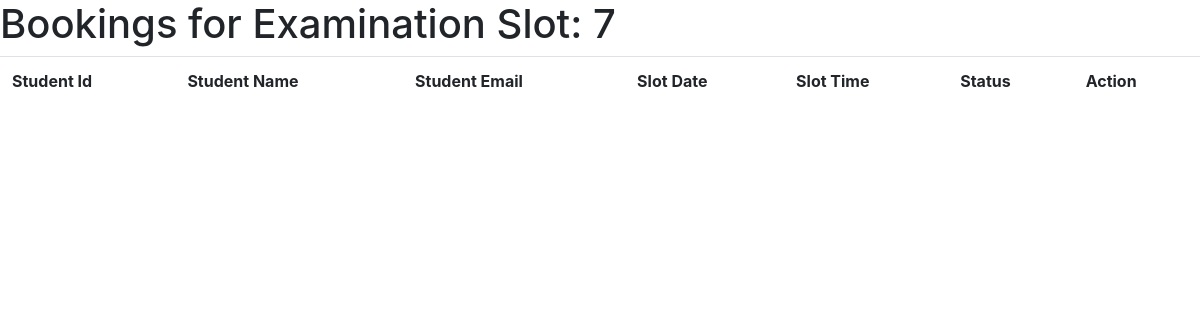
/view_bookings/7, run on an earlier commit of the app's database.
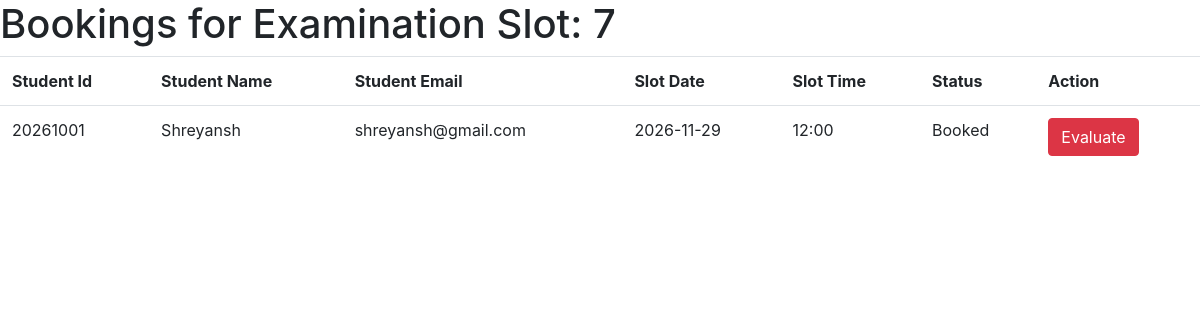
And on a later commit of the database.
### app.py (models this page shows)
class Booking(db.Model):
    id = db.Column(db.Integer,primary_key=True)
    student_id = db.Column(db.Integer,db.ForeignKey(Student.id))
    examination_slot_id=db.Column(db.Integer,db.ForeignKey(ExaminationSlot.id))
    status = db.Column(db.String)
    rubrics = db.Column(db.JSON,default=dict)
    examination_slot = db.relationship('ExaminationSlot', backref = 'booking',lazy = True)

class Student(db.Model):
    id = db.Column(db.Integer, primary_key=True)
    name = db.Column(db.String(60))
    username = db.Column(db.String(20))
    password = db.Column(db.String(50))
    email_id = db.Column(db.String(100))
    contact_no = db.Column(db.String(10))
    bookings = db.relationship('Booking', backref = 'student',lazy = True)

class ExaminationSlot(db.Model):
    id = db.Column(db.Integer, primary_key=True,autoincrement=True)
    date = db.Column(db.Date)
    start_time = db.Column(db.String)
    end_time = db.Column(db.String)
    maximum_slots = db.Column(db.String)
    available_slots= db.Column(db.String)
    status = db.Column(db.String)
    created_by = db.Column(db.String,nullable=False)
    examination_id = db.Column(db.String,db.ForeignKey('examination.id'))
    examiner_id = db.Column(db.Integer,db.ForeignKey('examiner.id'))
    bookings = db.relationship('Booking', backref = 'examinationslot',lazy = True)

### app.py (the view)
@app.route('/view_bookings/<int:id>')
def view_bookings(id):
    examination_slot = ExaminationSlot.query.filter_by(id=id).first()
    bookings = Booking.query.filter_by(examination_slot_id=id).all()
    return render_template('view_bookings.html',examination_slot=examination_slot,bookings=bookings)

### templates/view_bookings.html (shortened to what this page needs)
<!DOCTYPE html>
<html lang="en">
<head>
    <link rel="stylesheet" href="https://cdn.jsdelivr.net/npm/bootstrap@4.1.3/dist/css/bootstrap.min.css">
</head>
<body>
    <h1>Bookings for Examination Slot: {{examination_slot.id}}</h1>
    <table class="table">
        <tr>
            <th>Student Id</th>
            <th>Student Name</th>
            <th>Student Email</th>
            <th>Slot Date</th>
            <th>Slot Time</th>
            <th>Status</th>
            <th>Action</th>
        </tr>
        {% for booking in bookings %}
        <tr>
            <td>{{booking.student.id}}</td>
            <td>{{booking.student.name}}</td>
            <td>{{booking.student.email_id}}</td>
            <td>{{booking.examination_slot.date}}</td>
            <td>{{booking.examination_slot.start_time}}</td>
            <td>{{booking.status}}</td>
            <td>
                <a href="/evaluate_exam/{{booking.id}}" class="btn btn-danger" >Evaluate</a>
            </td>
        </tr>
        {% endfor %}
</body>
</html>

What changed in the data, as far as the page shows it:
added Booking: student.id "20261001", student.name "Shreyansh", student.email_id "shreyansh@gmail.com", examination_slot "2026-11-29", examination_slot.start_time "12:00", status "Booked"
